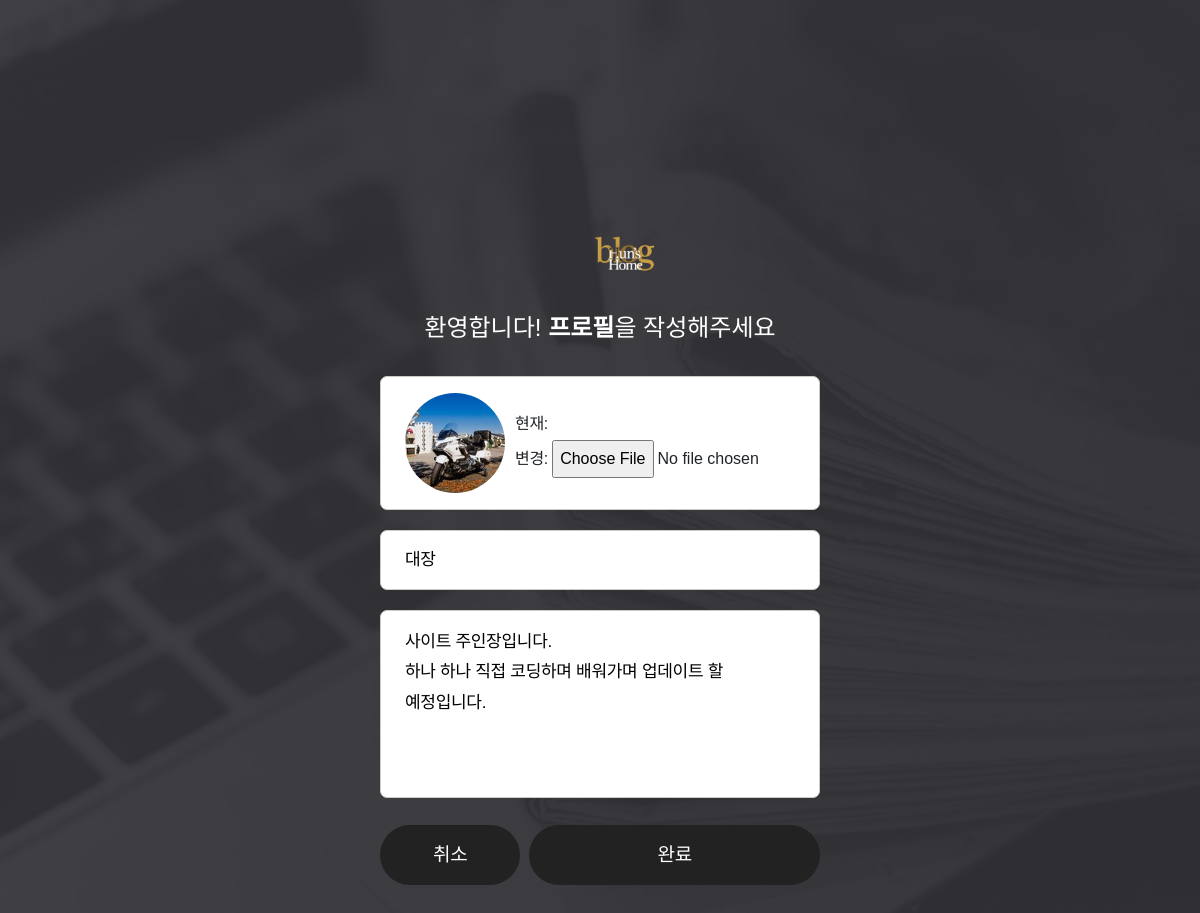
The app's page /set-profile/ (signed in), older data.
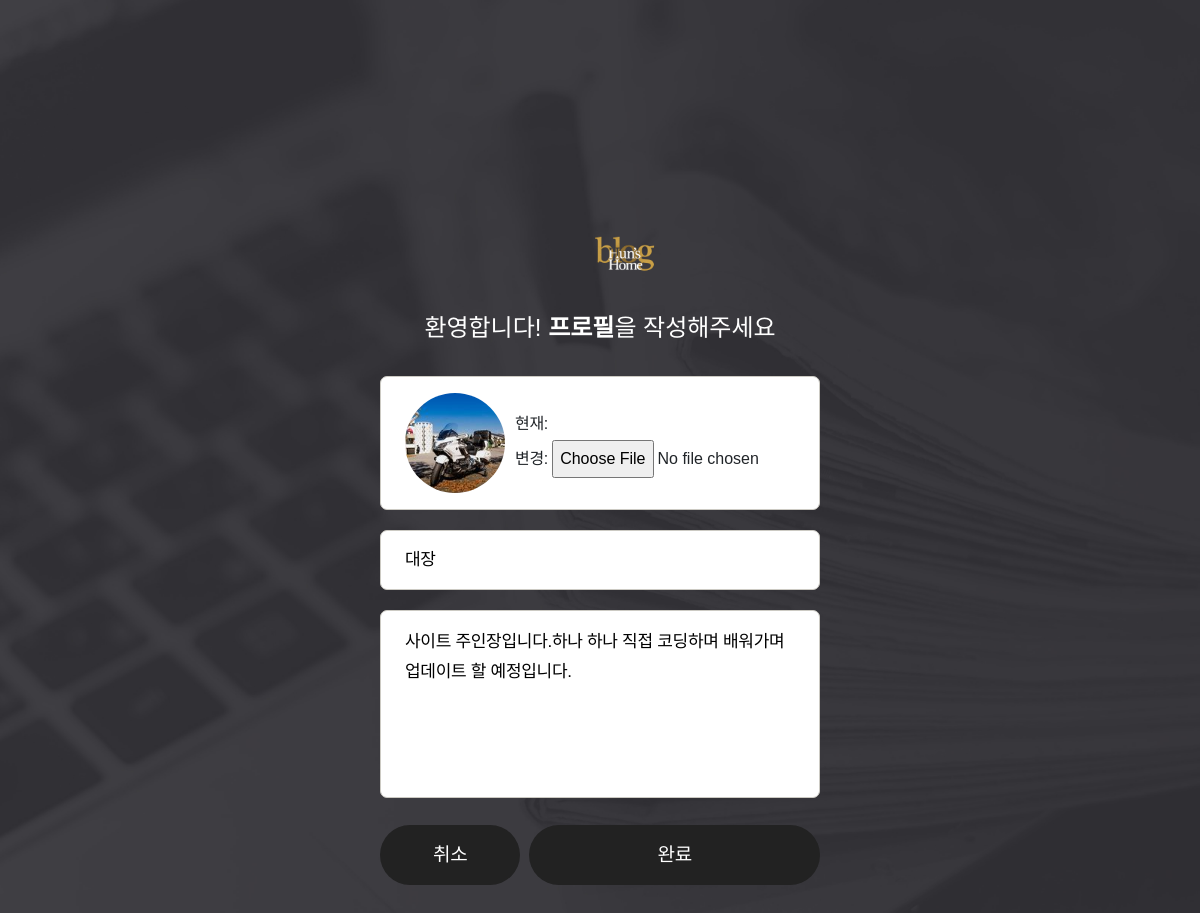
The same page, newer data.
### blog/models.py (models this page shows, shortened)
class User(AbstractUser):
    nickname = models.CharField(
        max_length=15,
        unique=True,
        null=True,
        blank=True,
        validators=[validate_no_special_characters],
        error_messages={'unique': '이미 사용중인 닉네임입니다.'},
    )
    profile_pic = models.ImageField(default='default_profile_pic.jpg', upload_to='profile_pics')
    intro = models.CharField(max_length=60, blank=True)

### blog/views.py (the view, shortened to what this page needs)
# urls.py: path('set-profile/', views.ProfileSetView.as_view(), name='profile-set'),
class ProfileSetView(LoginRequiredMixin, UpdateView):
    model = User
    form_class = ProfileForm
    template_name = 'blog/profile/profile_set_form.html'
    def get_object(self, queryset=None):
        return self.request.user

### blog/forms.py
class ProfileForm(forms.ModelForm):
    class Meta:
        model = User
        fields = ['nickname', 'profile_pic', 'intro']
        widgets = {
            'intro': forms.Textarea,
        }

### blog/templates/blog/profile/profile_set_form.html (shortened to what this page needs)
{% extends "blog_base/base.html" %}
{% load static %}
{% load widget_tweaks %}
{% block content %}
<div class="account-background">
  <main class="profile-form">
    <div class="logo">
      <img class="logo" src="{% static 'blog/images/logo.png' %}" alt="Hun's Home Logo">
    </div>
    <p class="welcome-message">
      환영합니다! <strong>프로필</strong>을 작성해주세요
    </p>
    <form method="post" enctype="multipart/form-data" autocomplete="off">
      <div class="profile">
        <div id="profilePic" class="profile-pic cp-avatar large" style="background-image: url('{{ user.profile_pic.url }}')"></div>
        <div class="file">
          {{ form.profile_pic|add_class:"file-input"|attr:"id:id_profile_pic"|attr:"accept:image/*" }}
        </div>
      </div>
      <div class="nickname">
        {{ form.nickname|add_class:"cp-input"|add_error_class:"error"|attr:"placeholder:닉네임" }}
      </div>
      <div class="content">
        {{ form.intro|add_class:"cp-input"|add_error_class:"error"|attr:"placeholder:자신을 소개해 주세요!" }}
      </div>
      <div class="buttons">
        <a class="cp-button secondary cancel" href="{% url 'index' %}?skip_profile=1">취소</a>
        <button class="cp-button" type="submit">완료</button>
      </div>
    </form>
  </main>
</div>
{% endblock content %}

Row changes from the older to the newer data that the page shows:
changed User "대장": intro "사이트 주인장입니다. 하나 하나 직접 코딩하며 배워가며 업데이트 할 예정입니다." → "사이트 주인장입니다.하나 하나 직접 코딩하며 배워가며 업데이트 할 예정입니다."
